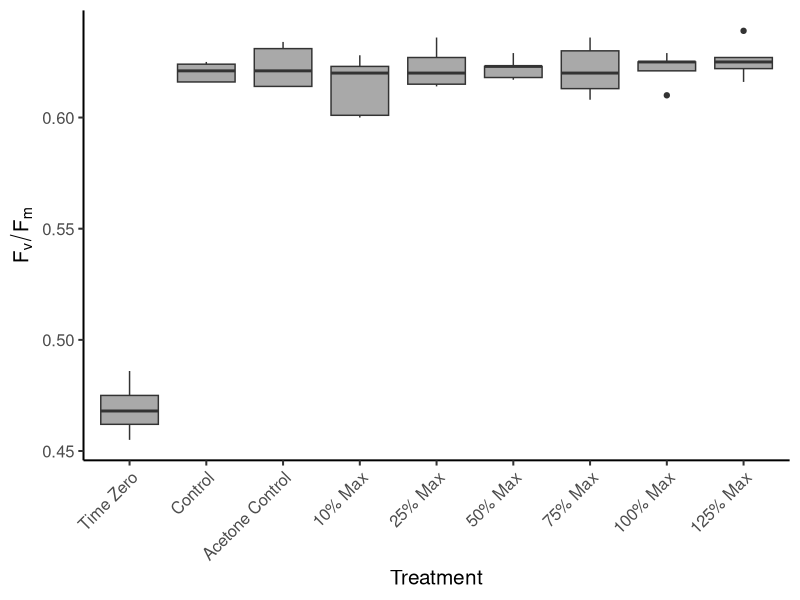

Recreate this plot in R. (Note: this script raises an error after producing the figure.)
#2024-05-28
#CDS
#PAM data from Carbamazepine Bioassay 1 (2024/05/22-25)

library(tidyverse)
library(dplyr)
library(lubridate)
library(readxl)
library(ggplot2)
library(car)
library(rstatix)
library(ggpubr)
library(broom)

getwd()

#import data:

Carb_B1_PAM = read_excel("Carbamazepine/Data/PAM_C.xlsx", sheet = 1)

summary(Carb_B1_PAM)
glimpse(Carb_B1_PAM)

#################### Boxplot to visualize

Carb_B1_PAM$Treatment <- factor(Carb_B1_PAM$Treatment,
                                levels = c("T0", "Control", "Acetone", "ten", "twentyfive", "fifty", "seventyfive", "hundred", "hundredtwentyfive"),
                                labels = c("Time Zero", "Control", "Acetone Control", "10% Max", "25% Max", "50% Max", "75% Max", "100% Max", "125% Max"))

B1_PAM_boxplot = ggplot() +
  geom_boxplot(aes(x = Treatment, 
                   y = FvFm),
               fill = "darkgrey",
               data = Carb_B1_PAM) +
  xlab("Treatment") +
  ylab(expression(F[v]/F[m])) +
  theme_classic(base_size = 15) +
  theme(axis.text.x = element_text(angle = 45, hjust = 1))
ggsave(B1_PAM_boxplot, filename = "Carbamazepine/Figures/B1_PAM_boxplot.png",
       device = "png", height = 7, width = 11)

#################### ANOVA

#### One-way ANOVA, parametric

B1.aov = aov(FvFm ~ Treatment, data = Carb_B1_PAM)

summary(B1.aov)


REGW = REGW.test(y = B1.aov, "Treatment", alpha = 0.05, group = FALSE, main = NULL, console = FALSE)
#to get groups of treatments, use group = TRUE, for comparisons and p-values of all treatments use group = FALSE
print(REGW)
#10% max > Time Zero
#100% max > Time Zero
#125% max > Time Zero
#25% max > Time Zero
#50% max > Time Zero
#75% max > Time Zero
#Acetone Control > Time Zero
#Control > Time Zero
